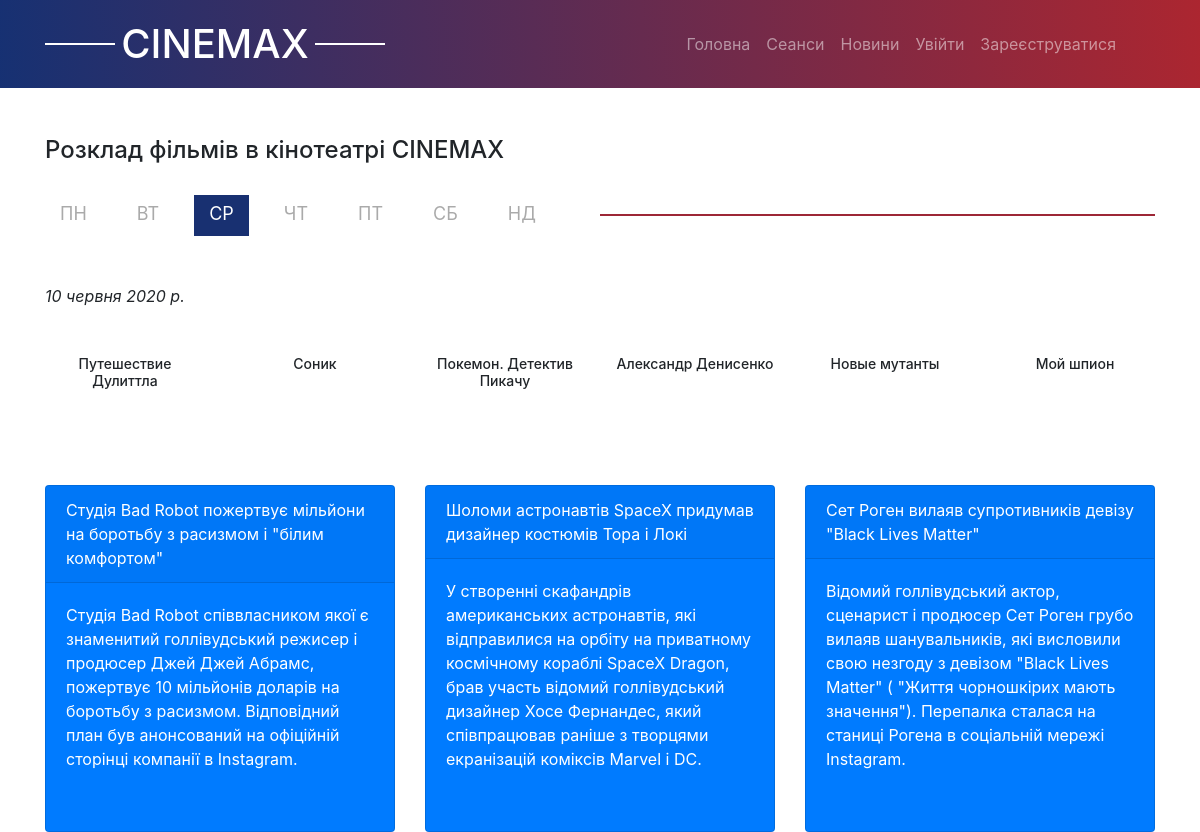
The app's page /sessions/ with its own data.
### app/models.py (models this page shows, shortened)
class TimeStampMixin(models.Model):
    created_at = models.DateTimeField(auto_now_add=True, null=True)
    updated_at = models.DateTimeField(auto_now=True, null=True)
    class Meta:
        abstract = True

class Weekday(TimeStampMixin, models.Model):
    weekday = models.CharField(max_length=150)
    date = models.DateField()
    weekday_en = models.CharField(max_length=50)

class Film(TimeStampMixin, models.Model): # Фильм
    name = models.CharField(max_length = 150)
    duration_film = models.TimeField() # '14:30'
    desc = models.TextField()
    year = models.PositiveSmallIntegerField("Дата выхода", default=2019)
    contry = models.CharField(max_length = 150)
    genre = models.ManyToManyField(Genre, verbose_name="жанры")
    actor = models.ManyToManyField(Actor, verbose_name="актеры", related_name="film_actor")
    directors = models.ManyToManyField(Actor, verbose_name="режиссер", related_name="film_director")
    premiere = models.CharField(max_length = 150)
    budget = models.PositiveIntegerField()
    image = models.ImageField(upload_to = 'posters/')
    url_trailer = models.CharField(max_length=200)

### news/models.py (models this page shows, shortened)
class TimeStampMixin(models.Model):
    created_at = models.DateTimeField(auto_now_add=True, null=True)
    updated_at = models.DateTimeField(auto_now=True, null=True)
    class Meta:
        abstract = True

class ParseMovieInfo(TimeStampMixin, models.Model):
    title = models.CharField(max_length = 300)
    date = models.CharField(max_length = 50)
    short_describe = models.TextField()
    full_describe = models.TextField()
    liked = models.ManyToManyField(User, default = None, blank = True, related_name = 'liked')
    dislike = models.ManyToManyField(User, default = None, blank = True, related_name = 'dislike')
    url = models.SlugField(max_length = 300)

### app/views.py (the view)
# urls.py: path('sessions/', app_views.SessionsListView.as_view(), name="sessions"),
class SessionsListView(View):
    def get(self, request):
        tday = date.today()
        num_week_day = date.today().weekday()
        sessions = Session.objects.all()
        days = ['пн', 'вт', 'ср', 'чт', 'пт', 'сб', 'нд']
        k = 0
        for i in range(0, len(days)):
            try:
                Weekday.objects.filter(weekday = days[num_week_day + i]).update(date = tday + datetime.timedelta(days=i))
                k += 1
            except Exception:
                Weekday.objects.filter(weekday = days[i-k]).update(date = tday + datetime.timedelta(days=i))
        active_vkladka = 0
        for day in Weekday.objects.all():
            dat = day.date
            if dat.weekday() == num_week_day:
                active_vkladka = day.weekday_en
        sessions = Session.objects.all()
        week = Weekday.objects.order_by('-id').all()
        movies = Film.objects.order_by('-id').all()
        halls = Hall.objects.all()
        news_list = ParseMovieInfo.objects.order_by('-id').all()
        context = {
            'news_list': news_list,
            'active_vkladka': active_vkladka,
            'sessions': sessions,
            'movies': movies,
            'halls': halls,
            'week': week,
        }
        return render(request, 'app_template/sessions.html', context)

### templates/app_template/sessions.html (shortened to what this page needs)
{% extends "base.html" %}
{% load static %}
{% block stylesheet %}
    <link rel="stylesheet" href="{% static 'css/jquery.fancybox.css' %}">
    <link rel="stylesheet" href="{% static 'css/sessions.css' %}">
{% endblock %}
{% block content %}
    <div class="sessions">
        <div class="container">
            <h3 class="sessions-top mt-5">
                Розклад фільмів в кінотеатрі СINEMAX
            </h3>
            <div class="sessions-tabs d-flex align-items-center">
                <nav class="days d-flex flex-wrap flex-xl-nowrap flex-lg-nowrap flex-md-nowrap flex-sm-nowrap ">
                    {% for day in week %}
                        <a href="#{{ day.weekday_en }}" class="day tabs-item {% if day.weekday_en == active_vkladka %} active {% endif %}">{{ day.weekday }}</a></li>
                    {% endfor %}
                </nav>
                <span class="line"></span>
            </div>
            {% for day in week %}
                <div id="{{day.weekday_en}}" class="sessions-bottom mt-5 tabs-content {% if day.weekday_en == active_vkladka %} visible {% endif %} ">
                    <em >{{day.date}}</em> <br>
                    <div class="row text-center mt-5">
                        {% for movie in movies %}
                            <div class="col-md-2 mb-5">
                                <h6 class="movie_name">{{ movie.name }}</h6> <br>
                            </div>
                        {% endfor %}
                    </div>
                </div>
            {% endfor %}
            <div class="row ">
                {% for news in news_list|slice:"3" %}
                <div class="col-12 col-md-4 ">
                    <div class="card my-4 bg-primary h-100">
                        <div class="card-header">
                            <a class="text-white" href="{% url 'news:news_detail' news.url %}">{{ news.title }}</a>
                        </div>
                        <div class="card-body text-white news_content">
                            {{ news.short_describe }}
                        </div>
                    </div>
                </div>
                {% endfor %}
            </div>
        </div>
    </div>
{% endblock %}
{% block js %}
    <link rel="stylesheet" href="{% static 'js/jquery.fancybox.min.js' %}">
{% endblock %}

### static/css/sessions.css (style rules this page uses)
.sessions-tabs { margin-top: 30px; margin-bottom: 30px; }
.sessions-tabs .line { width: 100%; background: #9D2736 ; }
.sessions-tabs .days { font-size: 24px; margin: 0; padding: 0; width: 100%; }
.sessions-tabs .days .day { margin-right: 20px; }
.sessions-tabs .days .active { color: #fff !important; background-color: #183071; }
.tabs-content { display: none; }
.visible { display: block; }
.sessions-tabs .days .day { text-decoration: none; color: #aaa; text-transform: uppercase; padding: 5px 15px 9px ; transition: all 0.3s ease; }
.sessions-tabs .days .day:nth-child(7) { margin-right: 0px; }
.news_content { overflow: auto; height: 200px; }
@media (min-width: 1200px) { .container { max-width: 1140px; } }
@media (min-width: 992px) { .container { max-width: 960px; } }
@media (min-width: 768px) { .container { max-width: 720px; } }
@media (min-width: 768px) { .sessions-top { font-size: 24px; } }
@media (min-width: 768px) { .sessions-tabs .days { font-size: 18px; } }
@media (min-width: 768px) { .movie_name { font-size: 14px; } }

### static/css/base.css (style rules this page uses)
h1,h2,h3,h4,h5,h6,p { padding: 0;margin: 0; }
a { text-decoration: none; }
.line { display: block; height: 2px; width: 70px; background-color: #fff; }
.container { max-width: 1140px !important; }
@media (min-width: 1200px) { .container { max-width: 1140px; } }
@media (min-width: 992px) { .container { max-width: 960px; } }
@media (min-width: 768px) { .container { max-width: 720px; } }

### records on screen
Weekday: weekday "ПН"
Weekday: weekday "ВТ"
Weekday: weekday "СР", date "10 червня 2020 р."
Weekday: weekday "ЧТ"
Weekday: weekday "ПТ"
Weekday: weekday "СБ"
Weekday: weekday "НД"
Film: name "Путешествие Дулиттла"
Film: name "Соник"
Film: name "Покемон. Детектив Пикачу"
Film: name "Александр Денисенко"
Film: name "Новые мутанты"
Film: name "Мой шпион"
ParseMovieInfo: title "Студія Bad Robot пожертвує мільйони на боротьбу з расизмом і \"білим комфортом\"", short_describe "Студія Bad Robot співвласником якої є знаменитий голлівудський режисер і продюсер Джей Джей Абрамс, пожертвує 10 мільйонів доларів на боротьбу з расизмом. Відповідний план був анонсований на офіційній сторінці компанії в Instagram."
ParseMovieInfo: title "Шоломи астронавтів SpaceX придумав дизайнер костюмів Тора і Локі", short_describe "У створенні скафандрів американських астронавтів, які відправилися на орбіту на приватному космічному кораблі SpaceX Dragon, брав участь відомий голлівудський дизайнер Хосе Фернандес, який співпрацював раніше з творцями екранізацій коміксів Marvel і DC."
ParseMovieInfo: title "Сет Роген вилаяв супротивників девізу \"Black Lives Matter\"", short_describe "Відомий голлівудський актор, сценарист і продюсер Сет Роген грубо вилаяв шанувальників, які висловили свою незгоду з девізом \"Black Lives Matter\" ( \"Життя чорношкірих мають значення\"). Перепалка сталася на станиці Рогена в соціальній мережі Instagram."
